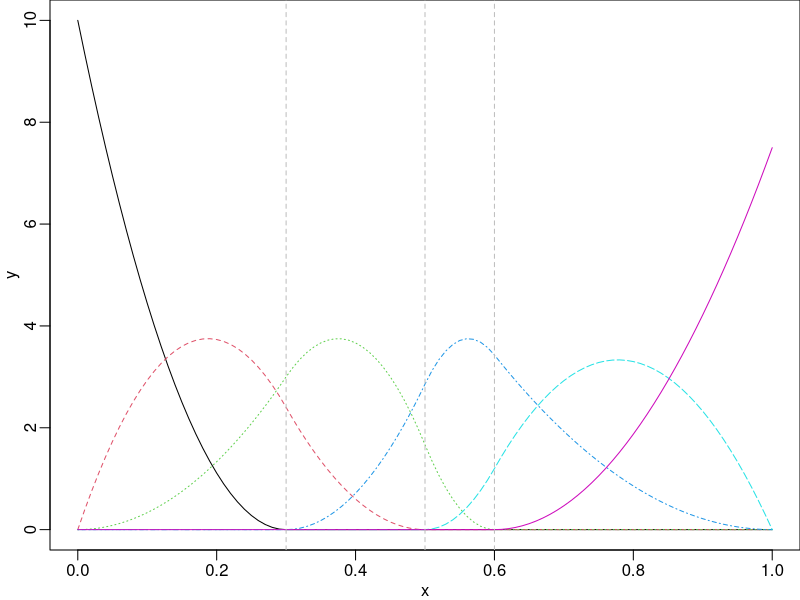
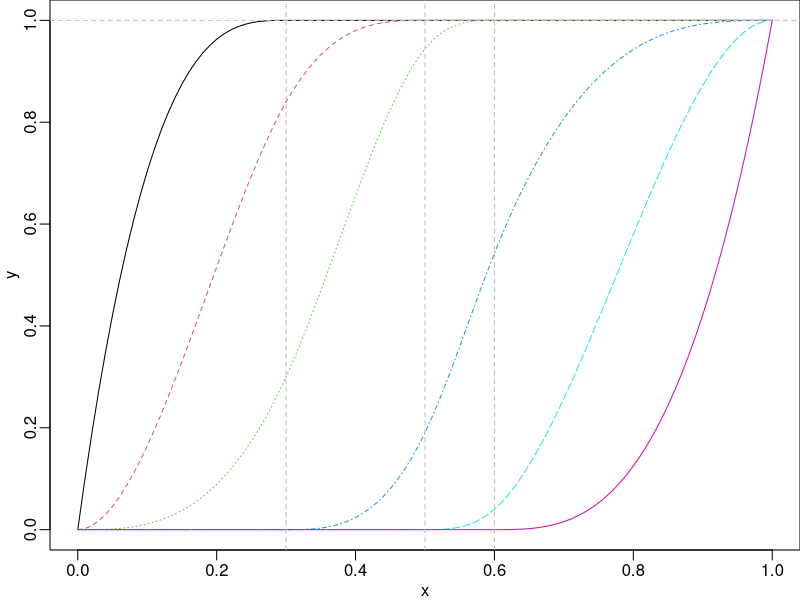
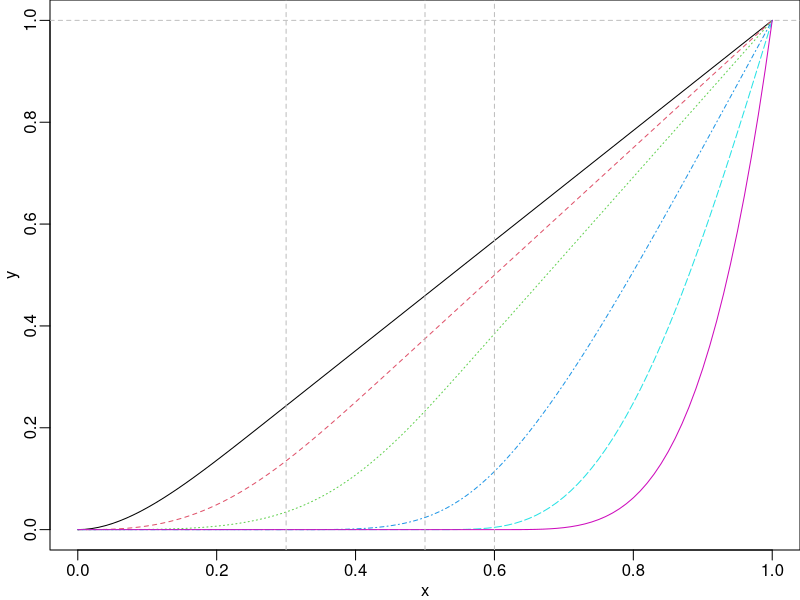

R code for these plots, in order: (Note: this script raises an error after producing the figures.)
## ---- chunk 1
library(splines2)
knots <- c(0.3, 0.5, 0.6)
x <- seq(0, 1, 0.01)
msOut <- mSpline(x, knots = knots, degree = 2, intercept = TRUE)
library(graphics) # attach graphics just in case for plots
par(mar = c(2.5, 2.5, 0, 0), mgp = c(1.5, 0.5, 0))
matplot(x, msOut, type = "l", ylab = "y")
abline(v = knots, lty = 2, col = "gray") # mark internal knots
## ---- chunk 2
isOut <- iSpline(x, knots = knots, degree = 2, intercept = TRUE)
par(mar = c(2.5, 2.5, 0, 0), mgp = c(1.5, 0.5, 0))
matplot(x, isOut, type = "l", ylab = "y")
abline(h = 1, v = knots, lty = 2, col = "gray")
## ---- chunk 3
all.equal(msOut, attr(isOut, "msMat")) # 'msMat' attribute for M-splines
## ---- chunk 4
csOut1 <- cSpline(x, knots = knots, degree = 2, intercept = TRUE)
par(mar = c(2.5, 2.5, 0, 0), mgp = c(1.5, 0.5, 0))
matplot(x, csOut1, type = "l", ylab = "y")
abline(h = 1, v = knots, lty = 2, col = "gray")
## ---- chunk 5
ibsOut <- ibs(x, knots = knots, degree = 1, intercept = TRUE)
par(mar = c(2.5, 2.5, 0, 0), mgp = c(1.5, 0.5, 0), mfrow = c(1, 2))
matplot(x, attr(ibsOut, "bsMat"), type = "l", ylab = "y")
abline(v = knots, h = 1, lty = 2, col = "gray")
matplot(x, ibsOut, type = "l", ylab = "y")
abline(v = knots, h = c(0.15, 0.2, 0.25), lty = 2, col = "gray")
## ---- chunk 6
bsOut0 <- bSpline(x, knots = knots, degree = 0, intercept = TRUE)
msOut0 <- mSpline(x, knots = knots, degree = 0, intercept = TRUE)
par(mar = c(2.5, 2.5, 0, 0), mgp = c(1.5, 0.5, 0), mfrow = c(1, 2))
matplot(x, bsOut0, type = "l", ylab = "y")
abline(v = knots, lty = 2, col = "gray")
matplot(x, msOut0, type = "l", ylab = "y")
abline(v = knots, lty = 2, col = "gray")
## ---- chunk 7
predict(isOut, c(0.275, 0.525, 0.8))
